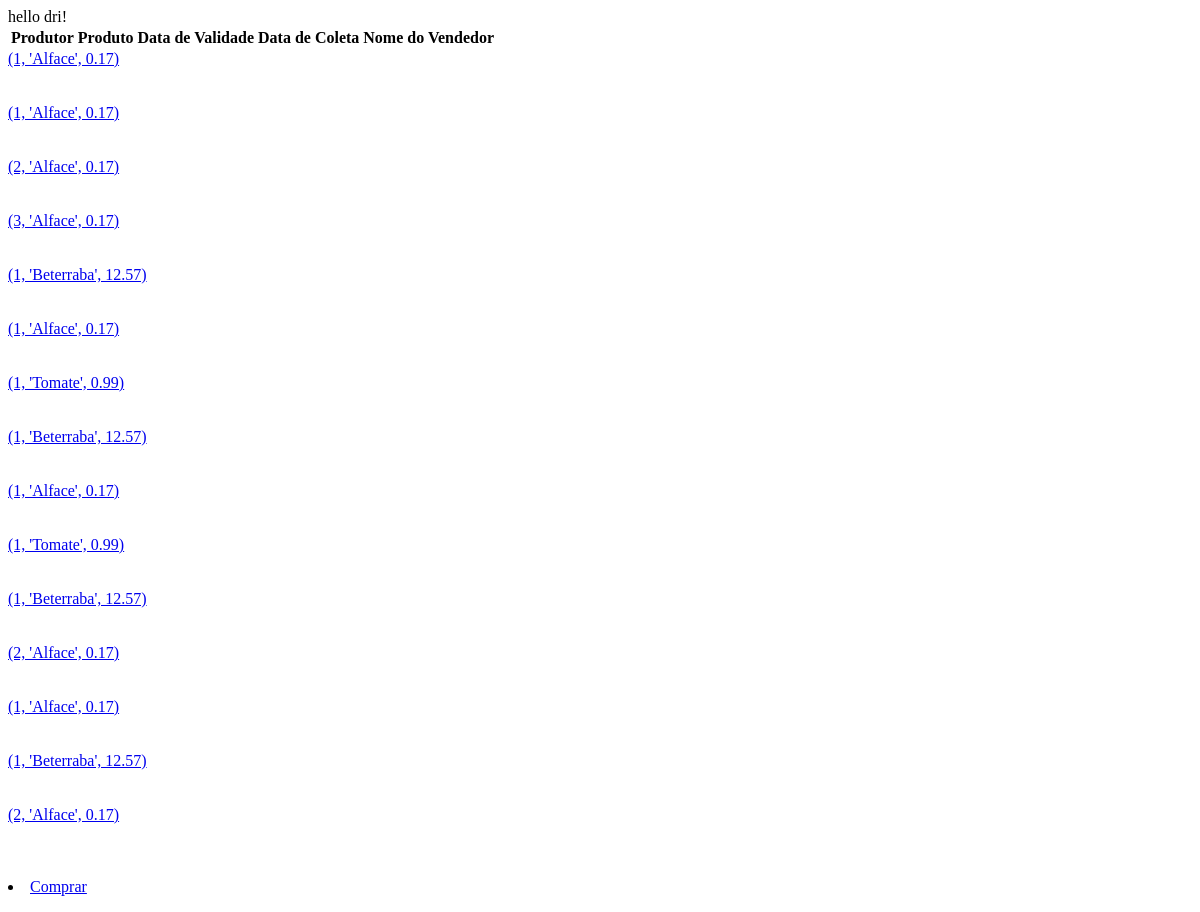
The page /carrinho (signed in) on the database as committed earlier.
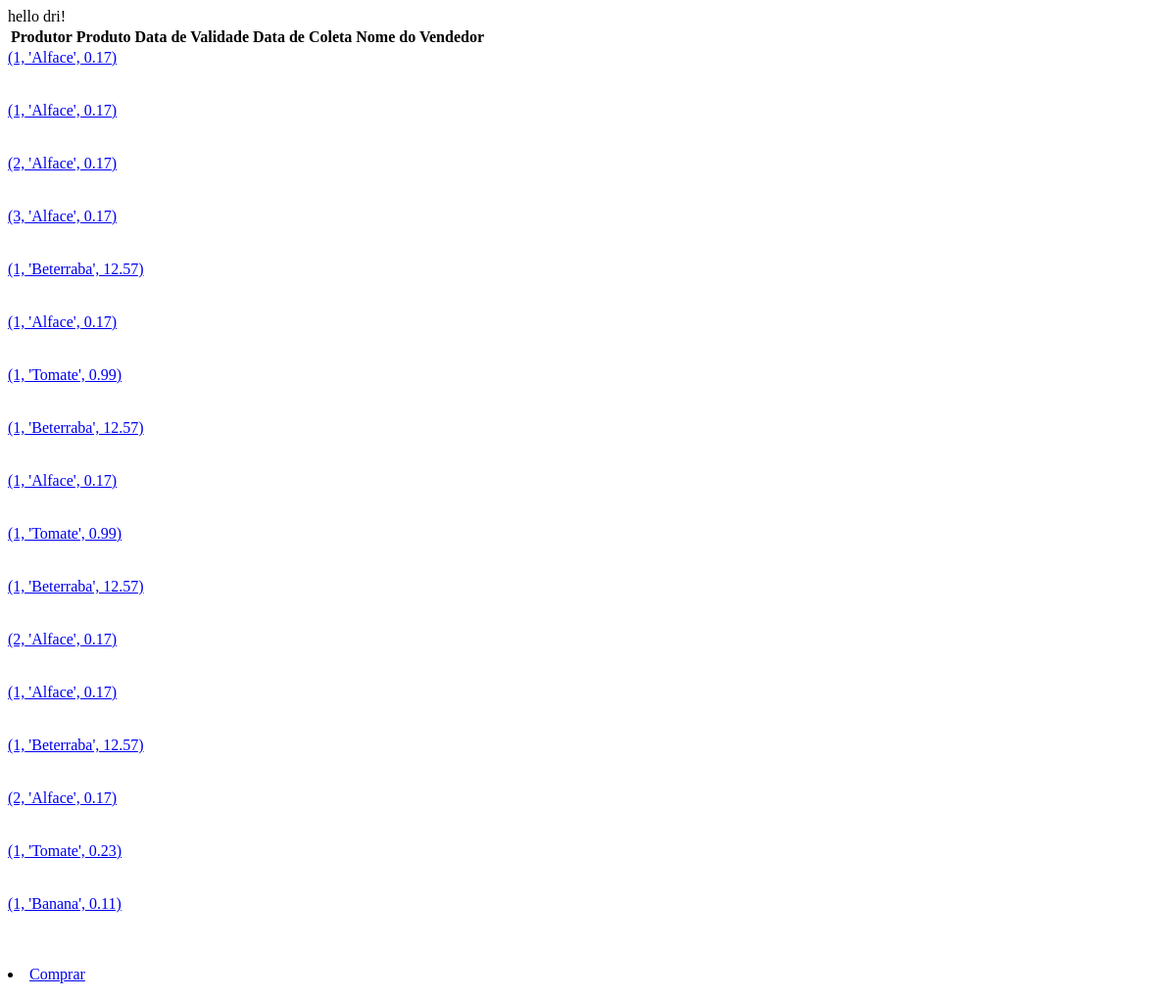
The same page on the database as committed later.
### website/models.py (models this page shows)
class Carrinho(db.Model, UserMixin):
    id = db.Column(db.Integer, primary_key=True)
    idProdutor = db.Column(db.Integer)
    idProduto = db.Column(db.Integer)
    idCliente = db.Column(db.Integer)
    quantidade = db.Column(db.Integer)

### website/auth.py (the view, shortened to what this page needs)
@auth.route('/carrinho', methods = ['GET','POST'])
def carrinho():
    idCliente = session.get('contaCliente', None)
    queryCarrinho = f"""SELECT Carrinho.quantidade, Produto.tipo, Produto.preco FROM Produto INNER JOIN Carrinho on Carrinho.idProduto = Produto.id WHERE Carrinho.idCliente = {idCliente}"""
    con = sqlite3.connect('AgroShop\website\database.db')
    db2 = con.cursor()
    Produtos = db2.execute(queryCarrinho)
    Produto=Produtos.fetchall()
    return render_template("carrinho.html",Produto=Produto)

### website/templates/carrinho.html (shortened to what this page needs)
<body>
    <form method="post">
    <table>
        <tr>
            <th>Produtor</th>
            <th>Produto</th>
            <th>Data de Validade</th>
            <th>Data de Coleta</th>
            <th>Nome do Vendedor</th>
    </table>
        {% for produto in Produto %}
        <tr>
                <a href="#serviços" class="botao">{{produto}}</a>
        </tr>
        <br>
        <br>
        <br>
        {% endfor %}
        <br>
        <li><a href="/entrar">Comprar</a></li>
</form>
</body>

Rows that differ between the two databases and show on the page:
added Carrinho: produto "(1, 'Tomate', 0.23)"
added Carrinho: produto "(1, 'Banana', 0.11)"
